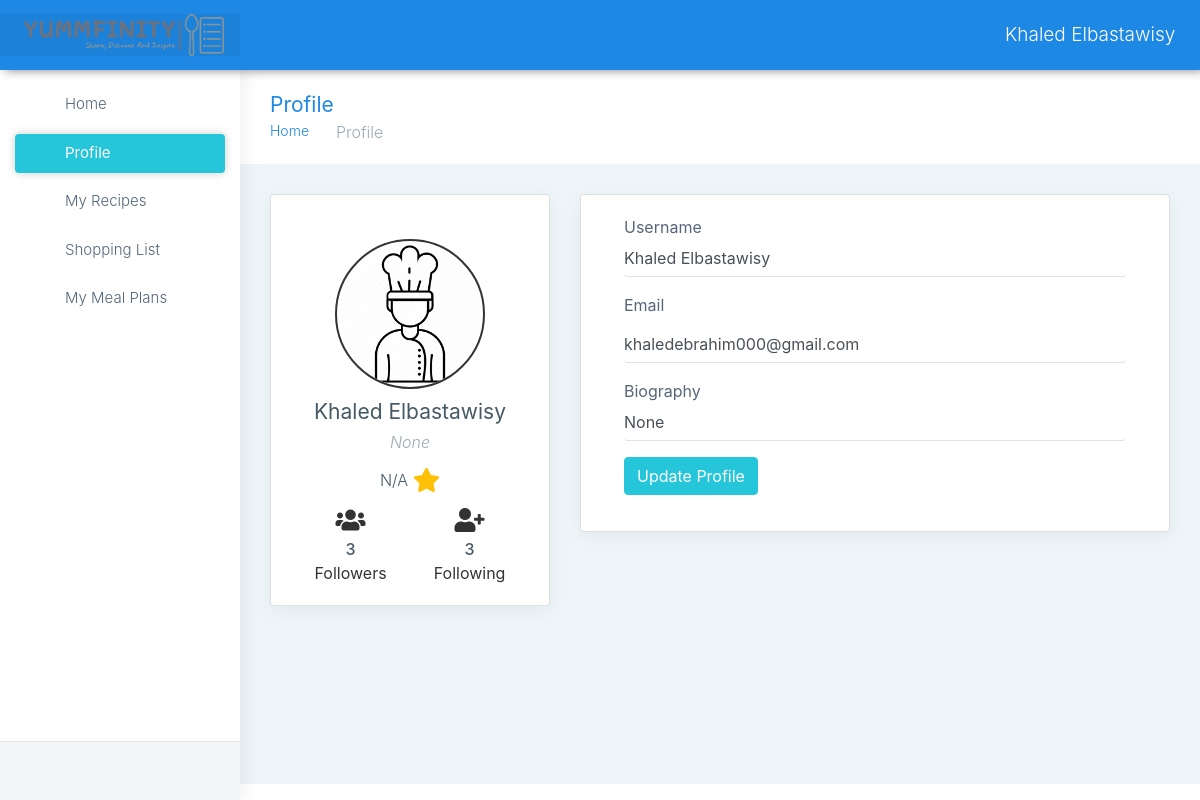
Page /my_profile (signed in) on the earlier database version.
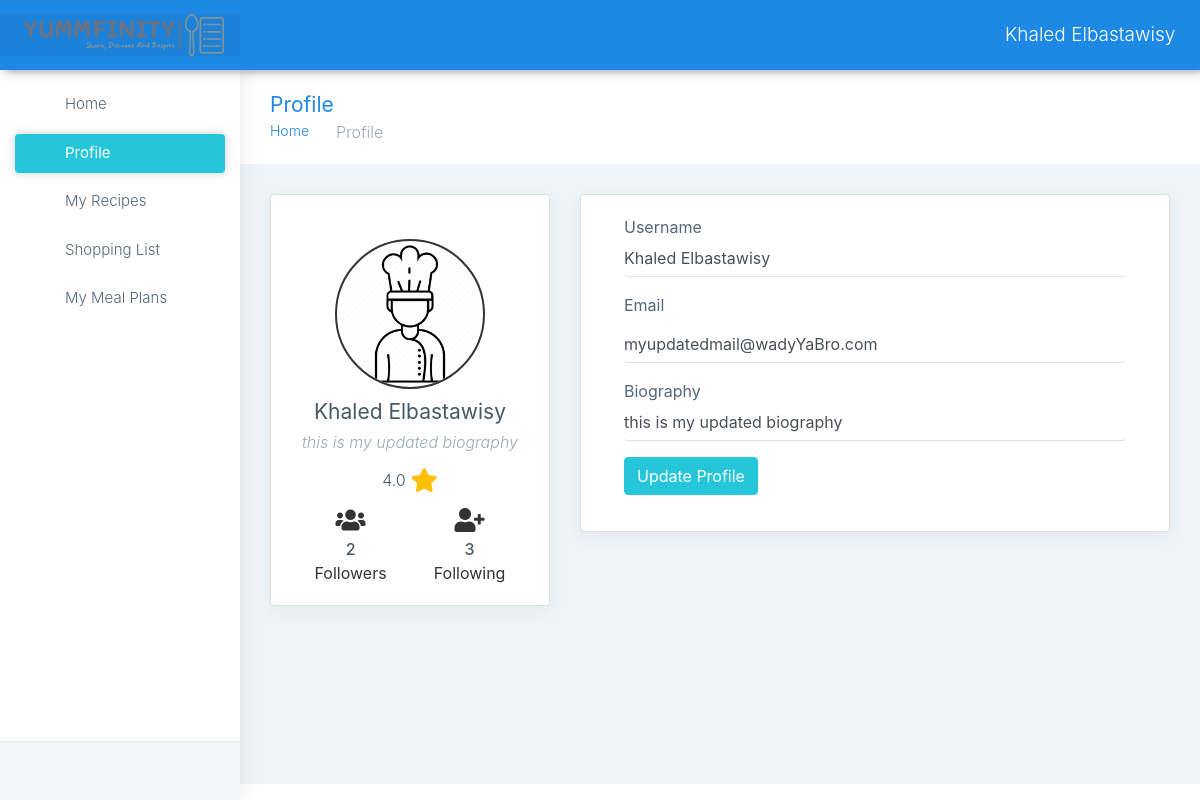
Same page on the later database version.
### apps/authentication/models.py (models this page shows, shortened)
class UserProfile(db.Model):
    id = db.Column(db.Integer, primary_key=True)
    biography = db.Column(db.Text)
    favorite_recipes_str = db.Column(db.String, nullable=True)
    @property
    def favorite_recipes(self):
        if self.favorite_recipes_str:
            return [int(recipe_id) for recipe_id in self.favorite_recipes_str.split(',')]
        return []

class User(db.Model, UserMixin):
    id = db.Column(db.Integer, primary_key=True)
    username = db.Column(db.String(64), unique=True)
    email = db.Column(db.String(64), unique=True)
    password = db.Column(db.LargeBinary)
    recipes = db.relationship('Recipe', backref='user')
    ratings = db.relationship('Rating', backref='user')
    comments = db.relationship('Comment', backref='user')
    profile = db.relationship("UserProfile", uselist=False, back_populates="user")
    activities = db.relationship('UserActivity', back_populates='user', lazy=True)
    followers = db.relationship('Follow', foreign_keys=[Follow.followed_id], back_populates='followed', lazy='dynamic', cascade='all, delete-orphan')
    following = db.relationship('Follow', foreign_keys=[Follow.follower_id], back_populates='follower', lazy='dynamic', cascade='all, delete-orphan')
    shopping_list = db.relationship('ShoppingList', backref='user', lazy=True, cascade='all, delete-orphan')
    meal_plan = db.relationship('MealPlan', backref='user', lazy=True, cascade='all, delete-orphan')

### apps/home/routes.py (the view)
@blueprint.route('/my_profile')
@login_required
def my_profile():
    user_id = current_user.id
    user = User.query.filter_by(id=user_id).first()
    profile = UserProfile.query.filter_by(user_id=user_id).first()
    num_followers = Follow.query.filter_by(followed_id=user_id).count()
    num_following = Follow.query.filter_by(follower_id=user_id).count()
    recipes_ids = [recipe.id for recipe in Recipe.query.filter_by(user_id=user_id).all()]
    ratings = Rating.query.filter(Rating.recipe_id.in_(recipes_ids)).all()
    avg_rating = None if not ratings else sum(rate.rating for rate in ratings) / len(ratings)
    return render_template('home/my_profile.html', profile=profile, user=user, num_followers = num_followers, num_following = num_following, avg_rating=avg_rating)

### apps/__init__.py (called while the page is built)
def configure_database(app):
    @app.before_first_request
    def initialize_database():
        db.create_all()
    @app.teardown_request
    def shutdown_session(exception=None):
        db.session.remove()

### apps/authentication/models.py (called while the page is built)
@login_manager.user_loader
def user_loader(id):
    return User.query.filter_by(id=id).first()

### apps/templates/home/my_profile.html (shortened to what the changed rows need)
{% extends "layouts/base.html" %}
{% block content %}
<head>
    <link rel="stylesheet" href="https://maxcdn.bootstrapcdn.com/bootstrap/4.5.2/css/bootstrap.min.css">
    <link rel="stylesheet" href="https://cdnjs.cloudflare.com/ajax/libs/font-awesome/5.15.4/css/all.min.css">
</head>
        <div class="container-fluid">
            <div class="row">
                <div class="col-lg-4 col-xlg-3 col-md-5">
                  <div class="card">
                      <div class="card-body profile-card">
                          <center class="mt-4">
                              <img src="{{ config.ASSETS_ROOT }}/images/users/cheficon.png" class="rounded-circle" width="150" />
                              <h4 class="card-title mt-2">{{user.username}}</h4>
                              <h6 class="card-subtitle">{{profile.biography}}</h6>
                              <div class="rating-info mt-3">
                                  <span class="avg-rating">{{ avg_rating if avg_rating else 'N/A' }}</span>
                                  <i class="fas fa-star text-warning" aria-hidden="true"></i>
                              </div>
                              <div class="follow-info mt-3">
                                  <a href="javascript:void(0)" class="link">
                                      <i class="fas fa-users" aria-hidden="true"></i>
                                      <div class="value-digit">{{num_followers}}</div>
                                      <div>Followers</div>
                                  </a>
                                  <a href="javascript:void(0)" class="link">
                                  </a>
                              </div>
                          </center>
                      </div>
                  </div>
              </div>
                <div class="col-lg-8 col-xlg-9 col-md-7">
                    <div class="card">
                    <div class="card-body">
                        <form class="form-horizontal form-material mx-2" method="POST" action="{{ url_for('home_blueprint.update_user') }}">
                        <div class="form-group">
                            <div class="col-md-12">
                            <input type="text" name="username" value="{{user.username}}" class="form-control ps-0 form-control-line" required>
                            </div>
                        </div>
                        <div class="form-group">
                            <div class="col-md-12">
                            <input type="email" name="email" value="{{user.email}}" class="form-control ps-0 form-control-line" required>
                            </div>
                        </div>
                        <div class="form-group">
                            <div class="col-md-12">
                            <input type="text" name="bio" value="{{profile.biography}}" class="form-control ps-0 form-control-line">
                            </div>
                        </div>
                        </form>
                    </div>
                    </div>
                </div>
            </div>
        </div>
{% endblock content %}

### apps/templates/includes/navigation.html (shortened to what this page needs)
<header class="topbar" data-navbarbg="skin6">
    <nav class="navbar top-navbar navbar-expand-md navbar-dark">
        <div class="navbar-header" data-logobg="skin6">
            <a class="navbar-brand ms-4" href="/">
                <img src="{{ config.ASSETS_ROOT }}/images/logo-no-background.png" alt="homepage" class="dark-logo" style="width: 200px; height: auto;" />
            </a>
        </div>
        <div class="navbar-collapse collapse" id="navbarSupportedContent" data-navbarbg="skin5">
            <ul class="navbar-nav">
                <li class="nav-item dropdown">
                    <a class="nav-link dropdown-toggle text-muted waves-effect waves-dark" href="#" id="navbarDropdown" role="button" data-bs-toggle="dropdown" aria-expanded="false">
                        {{ current_user.username }}
                    </a>
                </li>
            </ul>
        </div>
    </nav>
</header>

Differences in the rows shown:
changed User "Khaled Elbastawisy": email "khaledebrahim000@gmail.com" → "myupdatedmail@wadyYaBro.com"
changed UserProfile: biography "None" → "this is my updated biography"; bio "None" → "this is my updated biography"
Other differences:
{{ avg_rating if avg_rating else 'N/A' }}: "N/A" → "4.0"
{{ num_followers }}: "3" → "2"
